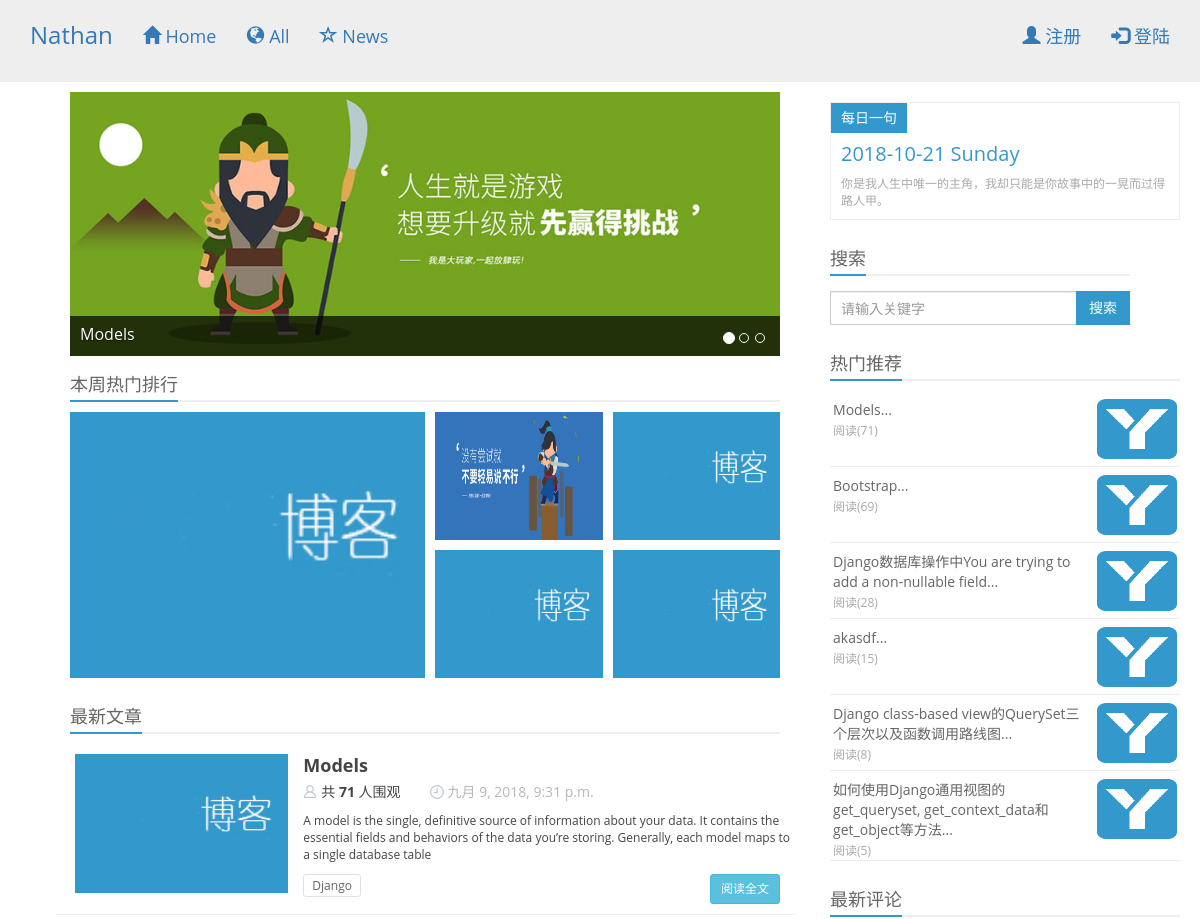
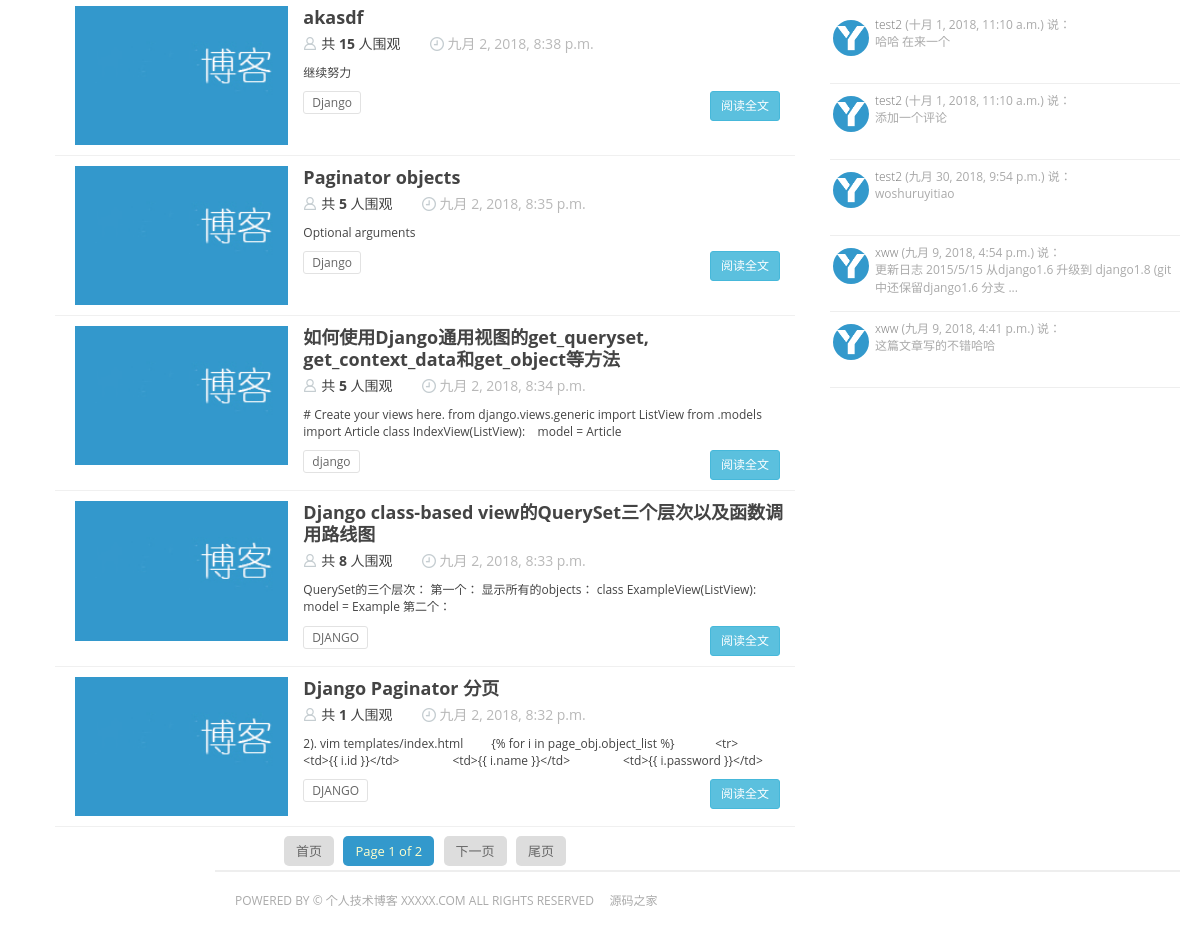
The app's page /, older data (2 pictures, top to bottom).
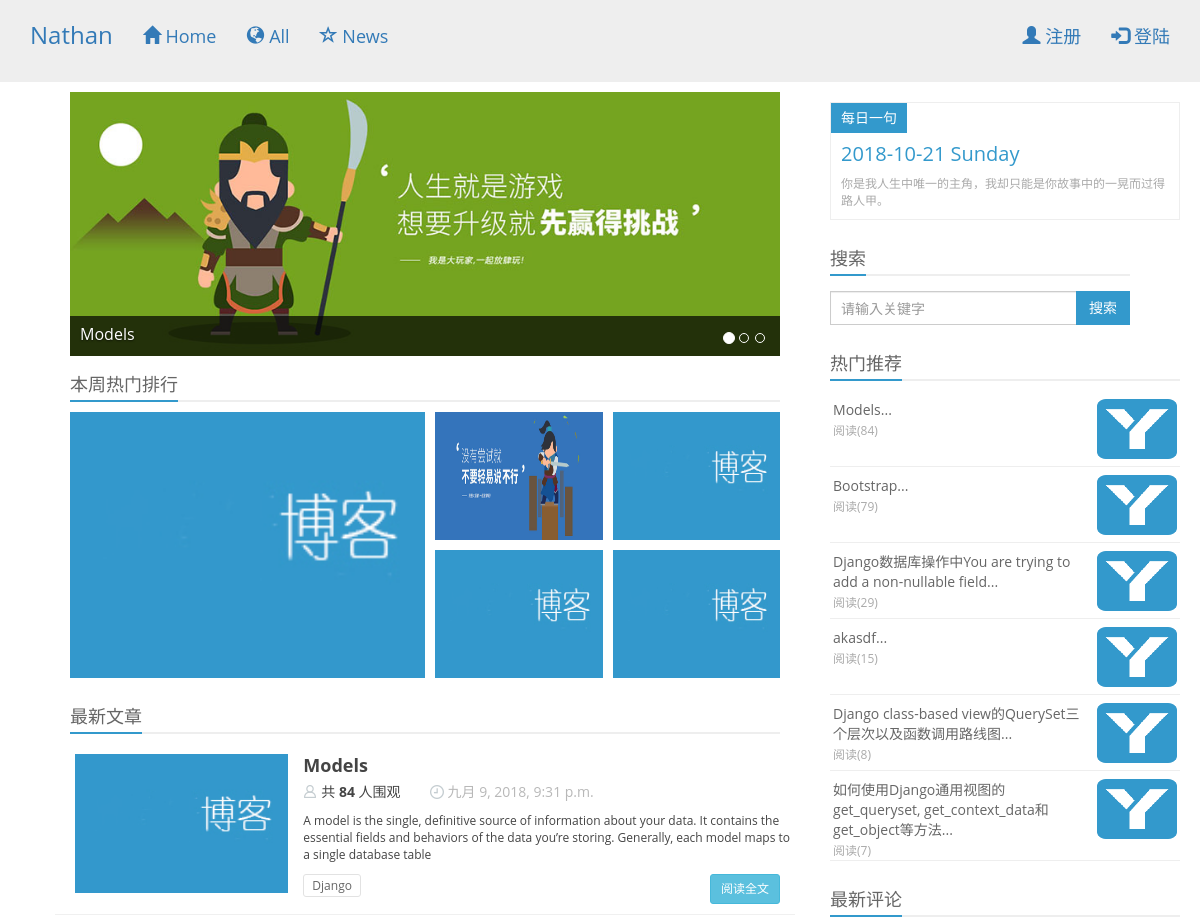
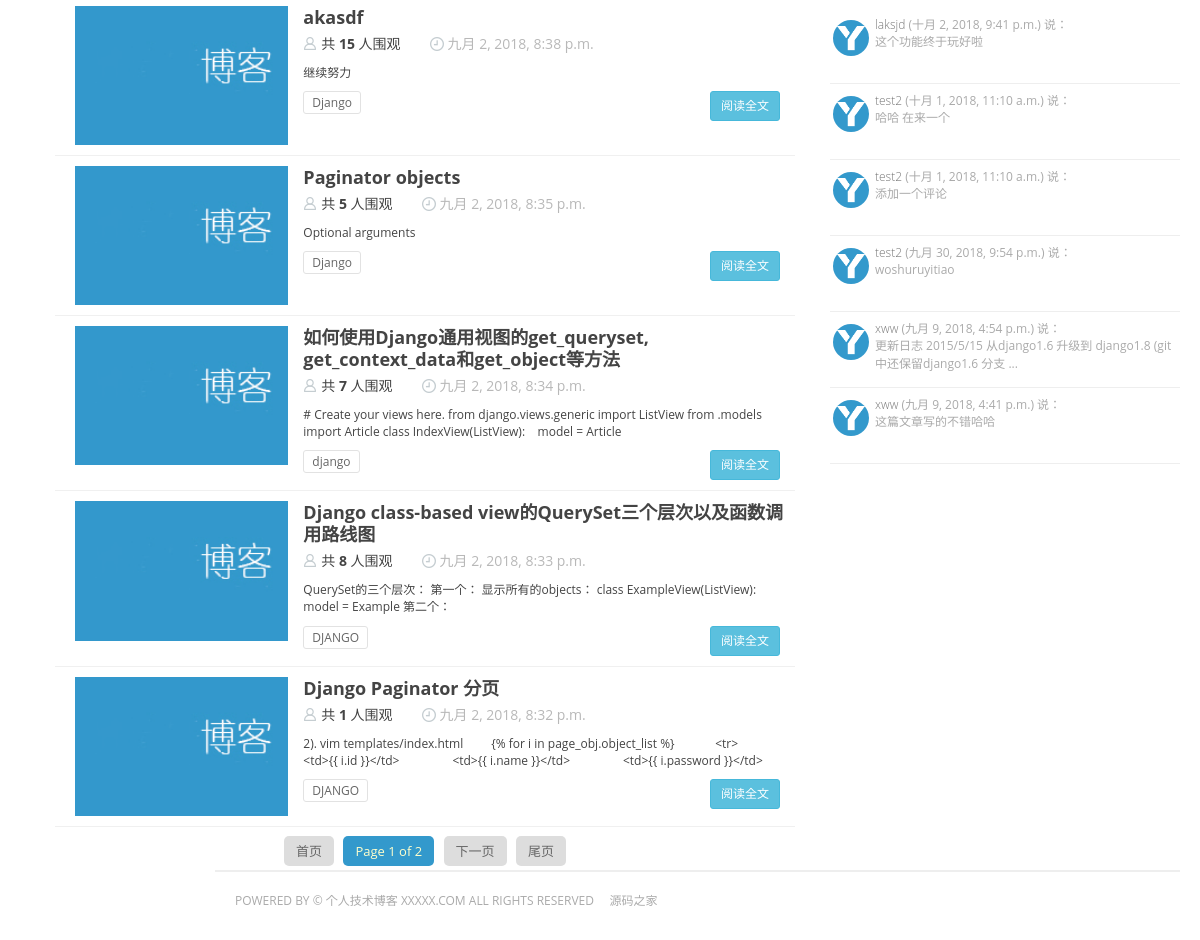
The same page, newer data (2 pictures, top to bottom).
### blog/models.py (models this page shows, shortened)
class Carousel(models.Model):
    title = models.CharField(max_length=100,verbose_name=u'标题')
    summary = models.TextField(blank=True,null=True,verbose_name=u'摘要')
    img = models.CharField(max_length=200,verbose_name=u'轮播图片',default='/static/img/carousel/img1.jpg')
    create_time = models.DateTimeField(u'创建时间',auto_now_add=True)
    article = models.ForeignKey(Article,null=True)
    class Meta:
        verbose_name_plural = verbose_name = u'轮播'
        ordering = ['-create_time']
        app_label = string_with_title('blog',u'博客管理')

class Article(models.Model):
    author = models.ForeignKey(User)
    title = models.CharField(max_length=100)
    content = RichTextField()
    summary = models.TextField(verbose_name=u'摘要')
    view_counter = models.IntegerField(default=0)
    zan_counter = models.IntegerField(default=0)
    tags = models.CharField(max_length=200,null=True,blank=True,
                            verbose_name=u'标签',help_text=u'用逗号分割')
    img = models.CharField(max_length=200, verbose_name=u'文章缩略图', default='/static/img/logo.jpg')
    create_time = models.DateTimeField(u'创建时间',auto_now_add=True)
    def get_tags(self):
        tag_list = self.tags.split(',')
        while '' in tag_list:
            tag_list.remove('')
        return tag_list
    class Meta:
        ordering = ['-create_time',]
    def __unicode__(self):
        return self.title
    __str__ = __unicode__

class Comment(models.Model):
    user = models.ForeignKey(User)
    article = models.ForeignKey(Article)
    text = models.TextField()
    create_time = models.DateTimeField(u'创建时间', auto_now_add=True)
    class Meta:
        verbose_name_plural = verbose_name = u'评论'
        ordering = ['-create_time',]

### blog/views.py (the view)
# urls.py: url(r'^$',IndexView.as_view(),name='index-view'),
class IndexView(BaseMixin, ListView):
    template_name = 'blog/index.html'
    def get_context_data(self,**kwargs):
        kwargs['carousel_page_list'] = Carousel.objects.all()
        article_list = Article.objects.all()
        paginator = Paginator(article_list,6,2)
        pageno = self.request.GET.get('page')
        try:
            contacts = paginator.page(pageno)
        except PageNotAnInteger:
            contacts = paginator.page(1)
        except EmptyPage:
            contacts = paginator.page(paginator.num_pages)
        kwargs['contacts'] = contacts
        return super(IndexView,self).get_context_data(**kwargs)
    def get_queryset(self):
        article_list = Article.objects.order_by("-view_counter")[0:5]
        return article_list

### blog/views.py (called while the page is built)
    def get_context_data(self,*args,**kwargs):
        context = super(BaseMixin,self).get_context_data(**kwargs)
        try:
            context['website_title'] = settings.WEBSITE_TITLE
            context['hot_article_list'] = Article.objects.order_by("-view_counter")[0:6]
            context['hot_comment_list'] = Comment.objects.all()[0:6]
            now_time = time.strftime('%Y-%m-%d %A',time.localtime(time.time()))
            context['now_time'] = now_time
        except Exception as e:
            print("load basic error")
        return context

### blog/templates/blog/index.html (shortened to what this page needs)
{% extends "./base.html" %}
{% block content%}
<div class="content-wrap">
  <div class="content">
      {% if carousel_page_list %}
      {% include "./include/carousel.html"%}
      {% endif %}
      <div class="content-block hot-content hidden-xs">
          <h2 class="title"><strong>本周热门排行</strong></h2>
          <ul>
              {% for article in article_list%}
                  {% if forloop.first %}
                      <li class="large"><a href="{%url 'article-detail-view' article.id %}" target="_blank">
                          <img src="{{ article.img }}" alt="">
                          <h3> {{ article.title }} </h3></a>
                      </li>
                  {% else %}
                      <li><a href="{% url 'article-detail-view' article.id %}" target="_blank">
                          <img src="{{ article.img }}" alt="">
                          <h3> {{ article.title }} </h3></a>
                      </li>
                  {% endif %}
              {% endfor %}
          </ul>
      </div>
      <div class="content-block new-content">
          <h2 class="title"><strong>最新文章</strong></h2>
          {% if contacts.object_list %}
          {% include "./include/new_article.html"%}
          {% endif %}
        <div class="quotes" style="margin-top:15px">
            <a href="?page=1">首页</a>
            <span class="current">Page {{ contacts.number }} of {{ contacts.paginator.num_pages }}</span>
            {% if contacts.has_next %}
                <a href="?page={{ contacts.next_page_number }}">下一页</a>
            {% endif %}
            <a href="?page={{ contacts.paginator.num_pages }}">尾页</a>
        </div>
      </div>
    </div>
</div>
{% include "./include/aside_bar.html" %}
{% endblock%}

### blog/templates/blog/base.html (shortened to what this page needs)
<!DOCTYPE html>
<html>
<head>
	<link href="/static/bootstrap/css/bootstrap.css" type="text/css" rel="stylesheet">
	<link href="/static/css/style.css" type="text/css" rel="stylesheet">
	<link href="/static/css/nprogress.css" type="text/css" rel="stylesheet">
</head>
<body>
    {% include "./include/nav.html" %}
	<section class="mycontainer user-select">
        {% block content%} {% endblock%}
		<footer class="footer">POWERED BY &copy;
            <a href="#">个人技术博客 XXXXX.COM</a> ALL RIGHTS RESERVED &nbsp;&nbsp;&nbsp;
            <span><a href="http://www.mycodes.net/" target="_blank">源码之家</a></span>
        </footer>
	</section>
</body>
</html>

### blog/templates/blog/include/nav.html (shortened to what this page needs)
{% url 'index-view' as index_url %}
<nav class="navbar nav-deafult navbar-static-top header" role="navigation">
    <div class="container">
        <div class="navbar-header">
            <a class="navbar-brand logo" href="#">Nathan</a>
        </div>
        <div id="navbar" class="navbar-collapse collapse">
            <ul class="nav navbar-nav">
                <li class="active"><a href="{{index_url}}">
                    <span class="glyphicon glyphicon-home"></span> Home</a>
                </li>
                <li><a href="#about">
                    <span class="glyphicon glyphicon-globe"></span> All</a>
                </li>
                <li><a href="#contact">
                    <span class="glyphicon glyphicon-star-empty"></span> News</a>
            </ul>
            <ul class="nav navbar-nav navbar-right">
                {% if not user.is_authenticated %}
                    <li><a href="" data-toggle="modal" data-target="#register"><span class="glyphicon glyphicon-user"></span> 注册</a></li>
                    <li><a href="" data-toggle="modal" data-target="#login"><span class="glyphicon glyphicon-log-in"></span> 登陆 </a></li>
                {% endif %}
            </ul>
        </div>
    </div>
</nav>

### blog/templates/blog/include/carousel.html (shortened to what this page needs)
<div id="carousel-example-generic" class="carousel slide" data-ride="carousel">
    <ol class="carousel-indicators">
        {% for carousel_page in carousel_page_list%}
            {% if forloop.first %}
              <li data-target="#carousel-example-generic" data-slide-to="0" class="active"></li>
            {% else %}
              <li data-target="#carousel-example-generic" data-slide-to="{{forloop.counter0}}"></li>
            {% endif %}
        {% endfor%}
    </ol>
    <div class="carousel-inner" role="listbox">
        {% for carousel_page in carousel_page_list %}
            {% if forloop.first %}
                <div class="item active">
                    <a href="{%url 'article-detail-view' carousel_page.article.id %}" target="_blank">
                        <img src="{{ carousel_page.img}}" alt="" />
                    </a>
                    <div class="carousel-caption">{{carousel_page.title}}
                    </div>
                    <span class="carousel-bg"></span>
                </div>
            {% endif %}
        {% endfor %}
    </div>
</div>

### blog/templates/blog/include/new_article.html
<div class="row">
    {% for new_article in contacts.object_list %}
        <div class="news-list">
        <div class="news-img col-xs-5 col-sm-5 col-md-4"> <a target="_blank" href=""><img src="{{ new_article.img }}" alt=""> </a> </div>
        <div class="news-info col-xs-7 col-sm-7 col-md-8">
          <dl>
            <dt> <a href="{%url 'article-detail-view' new_article.id %}" target="_blank" > {{ new_article.title }} </a> </dt>
            <dd><span class="name">共 <strong>{{new_article.view_counter }}</strong> 人围观</span>
                <span class="identity"></span> <span class="time"> {{ new_article.create_time }} </span></dd>
            <dd class="text">{{ new_article.summary }}</dd>
          </dl>
          <div class="news_bot col-sm-7 col-md-8">
              <span class="tags visible-lg visible-md">
                  {% for tag in new_article.get_tags %}
                      <a href="">{{ tag }}</a>
                  {% endfor %}
              </span>
              <span class="look"><a href="{%url 'article-detail-view' new_article.id %}">
                  <button type="button" class="btn btn-sm btn-info">阅读全文</button></a>
              </span>
          </div>
        </div>
        </div>
    {% endfor %}
</div>

### blog/templates/blog/include/aside_bar.html
<aside class="sidebar visible-lg">
    <div class="sentence"> <strong>每日一句</strong>
        <h2>{{ now_time }}</h2>
        <p>你是我人生中唯一的主角，我却只能是你故事中的一晃而过得路人甲。</p>
    </div>
    <div id="search" class="sidebar-block search" role="search">
        <h2 class="title"><strong>搜索</strong></h2>
        <form class="navbar-form" action="search.php" method="post">
            <div class="input-group">
                <input type="text" class="form-control" size="35" placeholder="请输入关键字">
                <span class="input-group-btn">
                    <button class="btn btn-default btn-search" type="submit">搜索</button>
                </span>
            </div>
        </form>
    </div>
    <div class="sidebar-block recommend">
        <h2 class="title"><strong>热门推荐</strong></h2>
        <ul>
            {% for h_article in hot_article_list %}
                <li><a target="_blank" href="{% url 'article-detail-view' h_article.id %}">
                    <span class="thumb"><img src="/static/img/icon/icon.png" alt=""></span>
                    <span class="text">{{h_article.title }}...</span>
                    <span class="text-muted">阅读({{h_article.view_counter }})</span>
                </a></li>
            {% endfor %}
        </ul>
    </div>
    <div class="sidebar-block comment">
        <h2 class="title"><strong>最新评论</strong></h2>
        <ul>
            {% for comment in hot_comment_list %}
                <li data-toggle="tooltip" data-placement="top" title="站长的评论">
                    <a target="_blank" href="">
                        <span class="face"><img src="/static/img/icon/icon.png" alt=""></span>
                        <span class="text"><strong>{{ comment.user.username }}</strong> ({{ comment.create_time }}) 说：<br />
                            {% autoescape on %}
                            {{ comment.text | slice:"60" }}
                            {% endautoescape %}
                            {% if  comment.text|length  > 60%}
                                ...
                            {% endif %}
                        </span>
                    </a>
                </li>
            {% endfor %}
        </ul>
    </div>
</aside>

Row changes from the older to the newer data that the page shows:
changed Article "Models": view_counter "71" → "84"
changed Article "Bootstrap": view_counter "69" → "79"
changed Article "Django数据库操作中You are trying to add a non-nullable field": view_counter "28" → "29"
changed Article "如何使用Django通用视图的get_queryset, get_context_data和get_object等方法": view_counter "5" → "7"
added Comment: user.username "laksjd", create_time "十月 2, 2018, 9:41 p.m.", text "这个功能终于玩好啦"
